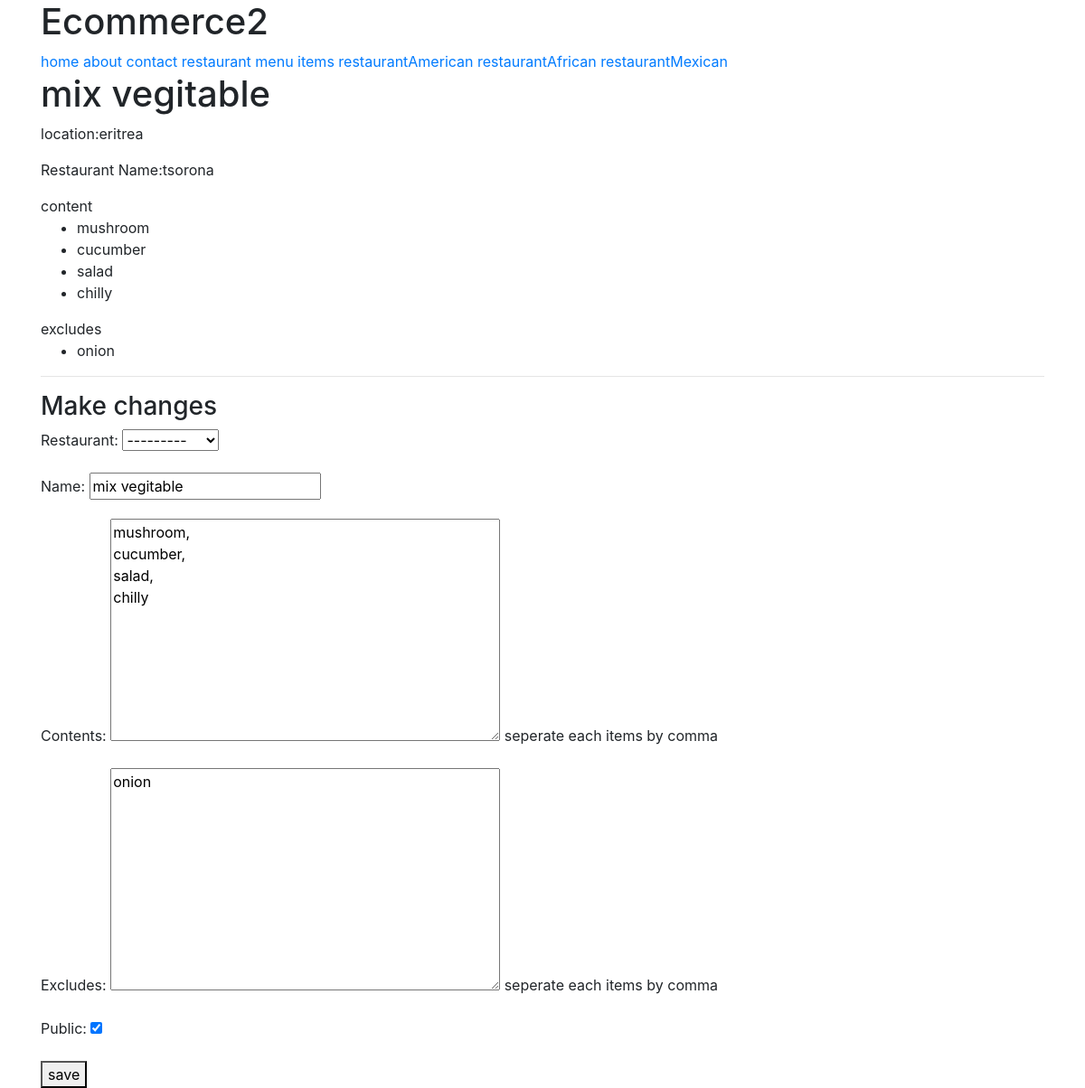
Page /items/2/ (signed in) on the committed database.
### menu/models.py (models this page shows, shortened)
class Item(models.Model):
    user            = models.ForeignKey(settings.AUTH_USER_MODEL)
    restaurant      = models.ForeignKey(RestaurantLocation)
    name            = models.CharField(max_length=120)
    contents        = models.TextField(help_text="seperate each items by comma")
    excludes        = models.TextField(blank=True, null=True, help_text="seperate each items by comma")
    public          = models.BooleanField(default=True)
    timestap        = models.DateTimeField(auto_now_add=True)
    updated         = models.DateTimeField(auto_now=True)
    def __str__(self):
        return self.name
    class Meta:
        ordering = ['-updated', '-timestap']   #Item.objects.all()
    def get_contents(self):
        return self.contents.split(",")
    def get_excludes(self):
        return self.excludes.split(",")

### restaurant/models.py (models this page shows, shortened)
class RestaurantLocation(models.Model):
    owner           = models.ForeignKey(User) #class_instance.models_set.all()  #django models unleash joincfe.com
    name            = models.CharField(max_length=120)
    location        = models.CharField(max_length=120, null=True, blank=True)
    category        = models.CharField(max_length=120, null=True, blank=True, validators=[validate_category])
    timestap        = models.DateTimeField(auto_now_add=True)
    updated         = models.DateTimeField(auto_now=True)
    files           = models.FileField(upload_to='profile_pic', max_length=120, null=True, blank=True)
    slug            = models.SlugField( null=True, blank=True)
    objects         = RestaurantLocationManager()  # add models.objects.all()
    def __str__(self):
        return self.name

### menu/views.py (the view)
# urls.py: url(r'^(?P<pk>\d+)/$',  ItemUpdateView.as_view(), name="detail"),
class ItemUpdateView(LoginRequiredMixin, UpdateView):
    template_name = 'menu/detail-update.html'
    form_class = ItemForm
    def get_queryset(self):
        return Item.objects.filter(user=self.request.user)
    def get_context_data(self, *args, **kwargs):
        context = super(ItemUpdateView, self).get_context_data(*args, **kwargs)
        context['title'] = "Update Item"
        return context
    def get_form_kwargs(self):
        print(self.kwargs)
        kwargs = super(ItemUpdateView, self).get_form_kwargs()
        print(kwargs)
        kwargs['user'] = self.request.user
        print(kwargs['user'])
        return kwargs

### menu/forms.py
class ItemForm(forms.ModelForm):
    class Meta:
        model = Item
        fields = [
            'restaurant',
            'name',
            'contents',
            'excludes',
            'public',
        ]
    def __init__(self, user=None, *args, **kwargs):
        print(user)
        super(ItemForm, self).__init__(*args, **kwargs)
        self.fields['restaurant'].queryset = RestaurantLocation.objects.filter(owner=user)

### restaurant/models.py (called while the page is built)
    def get_queryset(self):      # this override the standar queryset
        return RestaurantLocationQuerySet(self.model, using=self._db)

### menu/templates/menu/detail-update.html (shortened to what this page needs)
{% extends 'base.html' %}
{% block content %}
    <h1>{{ form.instance.name }}</h1>
    <p>location:{{form.instance.restaurant.location}}</p>
    <p>Restaurant Name:{{form.instance.restaurant}}</p>
    {% if form.instance.contents %}
      content
      <ul>
        {% for item in form.instance.get_contents %}
        <li>{{item}}</li>
        {% endfor %}
      </ul>
    {% endif %}
    {% if form.instance.excludes %}
        excludes
        <ul>
          {% for item in form.instance.get_excludes %}
          <li>{{item}}</li>
          {% endfor %}
        </ul>
    {% endif %}
<hr>
  <h3>Make changes </h3>
  {% include 'snippets/form-snippet.html' with form=form %}
{% endblock %}

### templates/snippets/form-snippet.html (shortened to what this page needs)
<form action="#" method="POST">
{{form.as_p}}
  <button type="submit">save</button>
</form>

### rows in the picture
Item: instance.name "mix vegitable", instance.restaurant.location "eritrea", instance.restaurant "tsorona", get_excludes "onion", restaurant "---------", contents "mushroom, cucumber, salad, chilly", excludes "onion", public "☑"
RestaurantLocation: name "mix vegitable"

### other values in the picture
{{ item }} "mushroom" "cucumber" "salad" "chilly"
